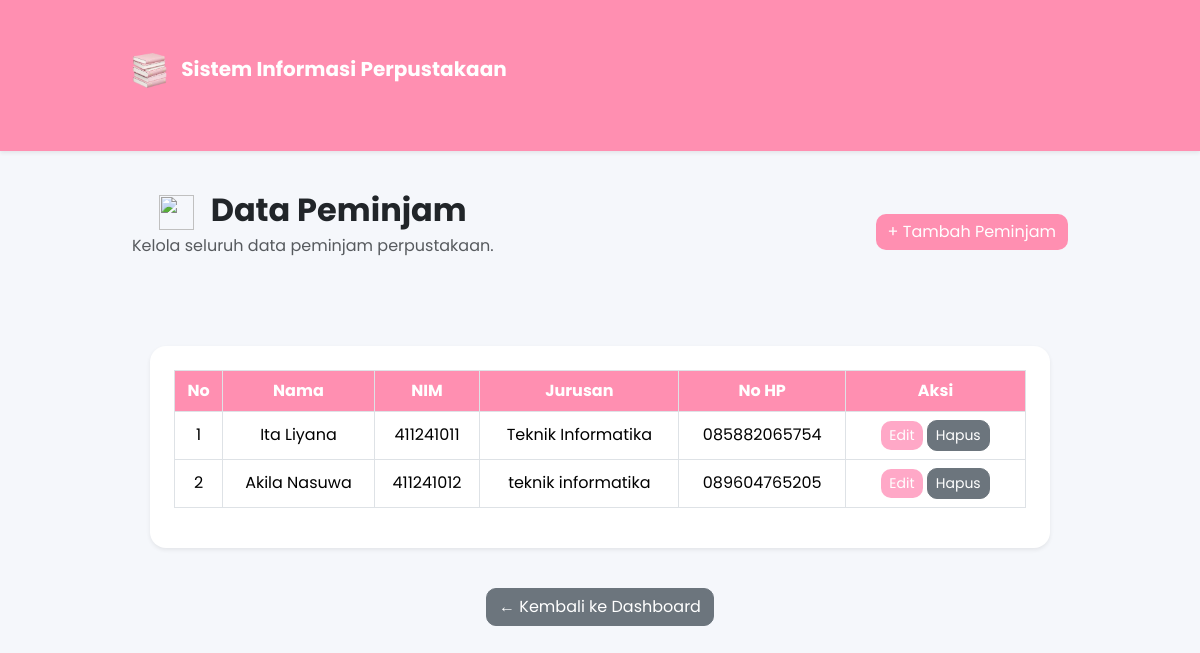
The app's page /peminjam/index.php with its own data.
### tables this page shows
CREATE TABLE `peminjam` (
  `id_peminjam` int(11) NOT NULL,
  `nama` varchar(100) NOT NULL,
  `nim` varchar(20) NOT NULL,
  `jurusan` varchar(100) NOT NULL,
  `no_hp` varchar(20) DEFAULT NULL
);

### peminjam/index.php (the view, shortened to what this page needs)
<?php
include '../config/koneksi.php';
$query = mysqli_query($koneksi, "SELECT * FROM peminjam");
?>
<!DOCTYPE html>
<html>
<head>
<link href="https://cdn.jsdelivr.net/npm/bootstrap@5.3.3/dist/css/bootstrap.min.css" rel="stylesheet">
<link rel="stylesheet" href="../css/style.css">
<link rel="stylesheet" href="../css/dashboard.css">
</head>
<body>
<nav class="navbar navbar-expand-lg navbar-dark navbar-custom shadow-sm">
<div class="container">
<a class="navbar-brand fw-bold" href="../index.php">
<img src="../logo.png" class="logo-navbar">
Sistem Informasi Perpustakaan
</a>
</div>
</nav>
<div class="container">
<div class="d-flex justify-content-between align-items-center mb-4">
<div>
<h2 class="fw-bold mb-1"> <img src="https://i.pinimg.com/736x/7a/a6/69/7aa6690c0ddc5e42275c8c0f6fbaa703.jpg" class="logo-navbar">
Data Peminjam
</h2>
<p class="text-muted">
Kelola seluruh data peminjam perpustakaan.
</p>
</div>
<a href="tambah.php" class="btn btn-pink">
+ Tambah Peminjam
</a>
</div>
<br><br>
<div class="card shadow-sm border-0 rounded-4 p-4">
<div class="table-responsive">
<table class="table table-hover table-bordered align-middle">
<thead class="table-custom">
<tr>
<th>No</th>
<th>Nama</th>
<th>NIM</th>
<th>Jurusan</th>
<th>No HP</th>
<th width="180">Aksi</th>
</tr>
</thead>
<?php
$no=1;
while($data=mysqli_fetch_assoc($query)){
?>
<tr>
<td class="text-center">
<?= $no++; ?>
</td>
<td>
<?= $data['nama']; ?>
</td>
<td>
<?= $data['nim']; ?>
</td>
<td>
<?= $data['jurusan']; ?>
</td>
<td>
<?= $data['no_hp']; ?>
</td>
<td class="text-center">
<a href="edit.php?id=<?= $data['id_peminjam']; ?>" class="btn btn-pinkk btn-sm">
    Edit
</a>
<a href="#"
   class="btn btn-secondary btn-sm"
   onclick="hapusData('hapus.php?id=<?= $data['id_peminjam']; ?>')">
    Hapus
</a>
</td>
</tr>
<?php
}
?>
</table>
</div>
</div>
<br>
<a href="../index.php" class="btn btn-secondary mt-3">
← Kembali ke Dashboard
</a>
</div>
</body>
</html>

### css/style.css (style rules this page uses)
body { font-family: 'poppins', sans-serif; background:#f5f5f5; }
.container { width:80%; margin:50px auto; text-align:center; }
.navbar-custom { background:#FF8FB1; padding:8px 0; }

### css/dashboard.css (style rules this page uses)
body { font-family:'Poppins',sans-serif; background:#f5f7fb; }
.navbar { box-shadow:0 2px 10px rgba(0,0,0,.08); }
.card { border:none; border-radius:15px; box-shadow:0 5px 15px rgba(0,0,0,.08); }
.btn-pink { background:#FF8FB1; color:white; border:none; }
.logo-navbar { width:35px !important; height:35px !important; object-fit:cover; border-radius:0%; margin-right:10px; }
.table { background:#fff; }
.btn-pinkk { background:#FFa8c7; color:white; border:none; }
.btn { border-radius:10px; }
.container { margin-top:40px; }
h2,h3 { font-weight:600; }
.card { border:none; border-radius:15px; transition:0.3s; }
.card { border: none; border-radius: 18px; box-shadow: 0 8px 20px rgba(0,0,0,.08); transition: .3s; }
.table th { text-align:center; vertical-align:middle; }
.table td { vertical-align:middle; }
.card { transition:.3s; }
.navbar-custom { background:#FF8FB1; padding:8px 0; }
.table-custom { background:#FF8FB1 !important; color:white !important; }
.table-custom th { background:#FF8FB1 !important; color:white !important; }
.card { max-width:900px; margin:auto; }

### records on screen
peminjam: nama "Ita Liyana", nim "411241011", jurusan "Teknik Informatika", no_hp "085882065754"
peminjam: nama "Akila Nasuwa", nim "411241012", jurusan "teknik informatika", no_hp "089604765205"
